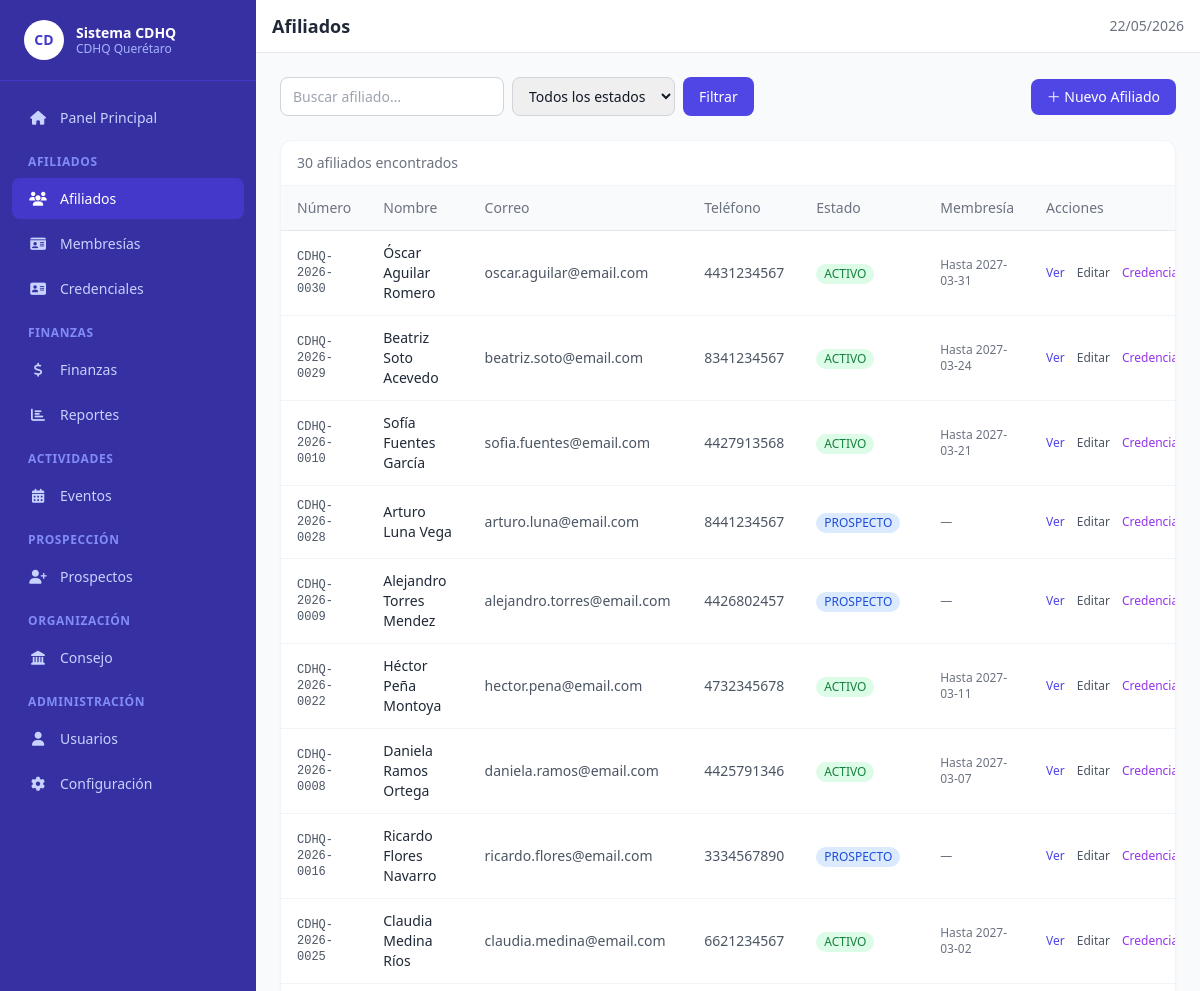
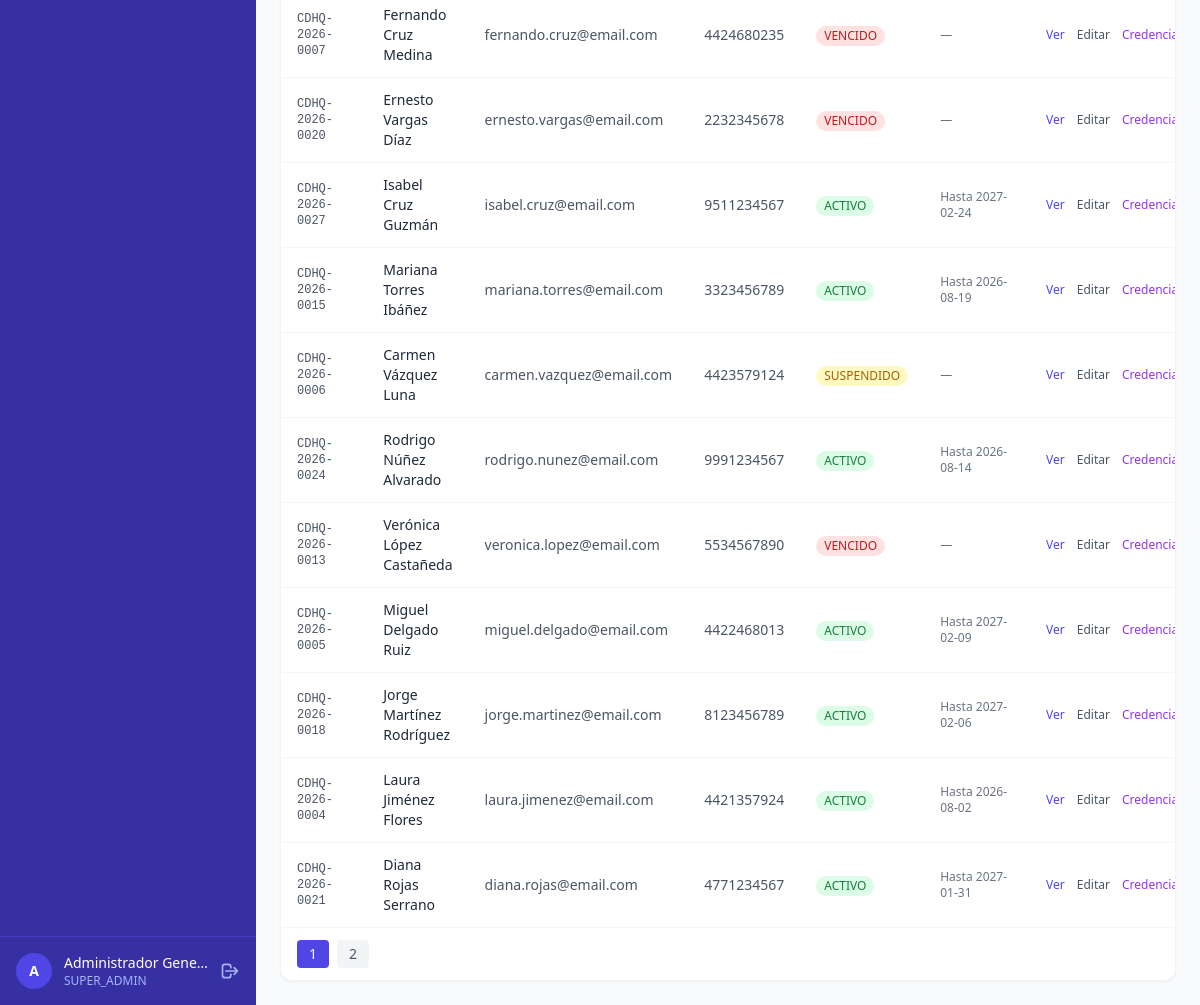
Screenshot of /affiliates (signed in) with the database file from the repository (2 pictures, top to bottom).
### tables this page shows
CREATE TABLE IF NOT EXISTS `affiliates` (
    `id`               INT UNSIGNED AUTO_INCREMENT PRIMARY KEY,
    `affiliate_number` VARCHAR(20)  NOT NULL UNIQUE,
    `user_id`          INT UNSIGNED NULL,
    `first_name`       VARCHAR(80)  NOT NULL,
    `last_name`        VARCHAR(80)  NOT NULL,
    `email`            VARCHAR(160) NULL,
    `phone`            VARCHAR(30)  NULL,
    `address`          VARCHAR(255) NULL,
    `municipio`        VARCHAR(80)  NULL COMMENT 'Municipio de residencia del afiliado',
    `estado_mexico`    VARCHAR(80)  NULL COMMENT 'Estado de la República Mexicana',
    `state`            ENUM('PROSPECTO','ACTIVO','SUSPENDIDO','VENCIDO') NOT NULL DEFAULT 'PROSPECTO',
    `notes`            TEXT NULL,
    `created_at`       DATETIME NOT NULL DEFAULT CURRENT_TIMESTAMP,
    `updated_at`       DATETIME NOT NULL DEFAULT CURRENT_TIMESTAMP ON UPDATE CURRENT_TIMESTAMP,
    CONSTRAINT `fk_affiliate_user` FOREIGN KEY (`user_id`) REFERENCES `users`(`id`) ON DELETE SET NULL
);

### core/Controller.php (called while the page is built, shortened)
<?php
abstract class Controller {
    protected string $viewPath;
    public function __construct() {
        $this->viewPath = VIEWS_PATH;
    }
    protected function view(string $view, array $data = []): void {
        $data['base_url']      = BASE_URL;
        $data['current_user']  = Auth::currentUser();
        $data['app_name']      = APP_NAME;
        extract($data, EXTR_SKIP);
        $viewFile = $this->viewPath . '/' . str_replace('.', '/', $view) . '.php';
        require $viewFile;
    }
}

### app/controllers/AffiliatesController.php (called while the page is built, shortened)
<?php
require_once CORE_PATH . '/Controller.php';
require_once MODELS_PATH . '/Affiliate.php';
class AffiliatesController extends Controller {
    public function index(): void {
        $model  = new Affiliate();
        $search = trim($_GET['search'] ?? '');
        $status = trim($_GET['status'] ?? '');
        $page   = max(1, (int)($_GET['page'] ?? 1));
        $limit  = 20;
        $offset = ($page - 1) * $limit;
        $affiliates = $model->listWithSearch($search, $status, $limit, $offset);
        $total      = $model->countFiltered($search, $status);
        $pages      = ceil($total / $limit);
        $this->view('affiliates/index', [
            'title'      => 'Afiliados',
            'affiliates' => $affiliates,
            'search'     => $search,
            'status'     => $status,
            'page'       => $page,
            'pages'      => $pages,
            'total'      => $total,
        ]);
    }
}

### index.php (called while the page is built, shortened)
<?php
require_once CORE_PATH . '/Database.php';
require_once CORE_PATH . '/Model.php';
require_once CORE_PATH . '/Auth.php';
require_once CORE_PATH . '/Controller.php';
require_once CORE_PATH . '/Router.php';
$router = new Router();
$router->get('login',         'AuthController', 'showLogin');
$router->post('login',        'AuthController', 'login');
$router->get('logout',        'AuthController', 'logout');
$router->get('',              'DashboardController', 'index');
$router->get('dashboard',     'DashboardController', 'index');
$router->get('users',         'UsersController', 'index');
$router->get('users/create',  'UsersController', 'create');
$router->post('users/create', 'UsersController', 'store');
$router->get('users/:id/edit','UsersController', 'edit');
$router->post('users/:id/edit','UsersController','update');
$router->post('users/:id/toggle','UsersController','toggle');
$router->post('users/:id/delete','UsersController','destroy');
$router->get('affiliates',               'AffiliatesController', 'index');
$router->get('affiliates/create',        'AffiliatesController', 'create');
$router->post('affiliates/create',       'AffiliatesController', 'store');
$router->get('affiliates/:id',           'AffiliatesController', 'show');
$router->get('affiliates/:id/edit',      'AffiliatesController', 'edit');
$router->post('affiliates/:id/edit',     'AffiliatesController', 'update');
$router->post('affiliates/:id/status',   'AffiliatesController', 'changeStatus');
$router->get('subscriptions',            'SubscriptionsController', 'index');
$router->get('subscriptions/create',     'SubscriptionsController', 'create');
$router->post('subscriptions/create',    'SubscriptionsController', 'store');
$router->get('financial',                'FinancialController', 'index');
$router->get('financial/create',         'FinancialController', 'create');
$router->post('financial/create',        'FinancialController', 'store');
$router->get('events',                   'EventsController', 'index');
$router->get('events/create',            'EventsController', 'create');
$router->post('events/create',           'EventsController', 'store');
$router->get('events/:id',               'EventsController', 'show');
$router->post('events/:id/register',     'EventsController', 'register');
$router->post('events/:id/status',       'EventsController', 'changeStatus');
$router->get('prospects',                'ProspectsController', 'index');
$router->get('prospects/create',         'ProspectsController', 'create');
$router->post('prospects/create',        'ProspectsController', 'store');
$router->get('prospects/:id/edit',       'ProspectsController', 'edit');
$router->post('prospects/:id/edit',      'ProspectsController', 'update');
$router->post('prospects/:id/note',      'ProspectsController', 'addNote');
$router->post('prospects/:id/convert',   'ProspectsController', 'convert');
$router->get('reports',                  'ReportsController', 'index');
$router->get('credentials/:id',          'CredentialsController', 'show');
$router->get('council',                  'CouncilController', 'index');
$router->get('council/positions',        'CouncilController', 'positions');
$router->post('council/positions/create','CouncilController', 'createPosition');
$router->get('council/assignments',      'CouncilController', 'assignments');
$router->post('council/assignments/create','CouncilController','createAssignment');
$router->get('config',                   'ConfigController', 'index');
$router->post('config',                  'ConfigController', 'update');
$requestUri = parse_url($_SERVER['REQUEST_URI'] ?? '/', PHP_URL_PATH) ?? '/';
$basePath   = rtrim(parse_url(BASE_URL, PHP_URL_PATH) ?? '', '/');
$url        = ltrim(substr($requestUri, strlen($basePath)), '/');
$router->dispatch($url);

### core/Auth.php (called while the page is built, shortened)
<?php
class Auth {
    public static function check(): bool {
        return true;
    }
    public static function hasRole(string ...$roles): bool {
        return in_array($_SESSION['user_role'] ?? '', $roles, true);
    }
}

### core/Database.php (called while the page is built, shortened)
<?php
class Database {
    private static ?Database $instance = null;
    private PDO $pdo;
    private function __construct() {
        $dsn = sprintf(
            'mysql:host=%s;dbname=%s;charset=%s',
            DB_HOST, DB_NAME, DB_CHARSET
        );
        $options = [
            PDO::ATTR_ERRMODE            => PDO::ERRMODE_EXCEPTION,
            PDO::ATTR_DEFAULT_FETCH_MODE => PDO::FETCH_ASSOC,
            PDO::ATTR_EMULATE_PREPARES   => false,
            PDO::MYSQL_ATTR_INIT_COMMAND => "SET NAMES utf8mb4 COLLATE utf8mb4_unicode_ci",
        ];
        $this->pdo = new PDO($dsn, DB_USER, DB_PASS, $options);
    }
    public static function getInstance(): Database {
        if (self::$instance === null) {
            self::$instance = new self();
        }
        return self::$instance;
    }
    public function getConnection(): PDO {
        return $this->pdo;
    }
}

### core/Model.php (called while the page is built, shortened)
<?php
abstract class Model {
    public function __construct() {
        $this->db = Database::getInstance();
    }
}

### app/models/Affiliate.php (called while the page is built, shortened)
<?php
require_once CORE_PATH . '/Model.php';
class Affiliate extends Model {
    public function listWithSearch(string $search = '', string $status = '', int $limit = 50, int $offset = 0): array {
        $sql = "SELECT a.*, u.name AS user_name,
                       (SELECT s.end_date FROM subscriptions s WHERE s.affiliate_id = a.id AND s.status = 'ACTIVA' ORDER BY s.end_date DESC LIMIT 1) AS sub_end
                FROM affiliates a
                LEFT JOIN users u ON u.id = a.user_id
                WHERE 1=1";
        $params = [];
        $sql .= " ORDER BY a.created_at DESC LIMIT :lim OFFSET :off";
        $params[':lim'] = $limit;
        $params[':off'] = $offset;
        $stmt = $this->db->getConnection()->prepare($sql);
        foreach ($params as $k => $v) {
            $type = is_int($v) ? PDO::PARAM_INT : PDO::PARAM_STR;
            $stmt->bindValue($k, $v, $type);
        }
        $stmt->execute();
        return $stmt->fetchAll();
    }
    public function countFiltered(string $search = '', string $status = ''): int {
        $sql = "SELECT COUNT(*) FROM affiliates WHERE 1=1";
        $params = [];
        $stmt = $this->db->getConnection()->prepare($sql);
        $stmt->execute();
        return (int) $stmt->fetchColumn();
    }
}

### app/views/affiliates/index.php (the view, shortened to what this page needs)
<?php require VIEWS_PATH . '/layout/header.php'; ?>
<?php require VIEWS_PATH . '/layout/navbar.php'; ?>
<div class="flex flex-col sm:flex-row items-start sm:items-center justify-between gap-3 mb-6">
    <form method="GET" action="<?= $base_url ?>/affiliates" class="flex flex-wrap gap-2">
        <input type="text" name="search" value="<?= htmlspecialchars($search) ?>"
               placeholder="Buscar afiliado…"
               class="px-3 py-2 border border-gray-300 rounded-lg text-sm focus:ring-2 focus:ring-indigo-500 outline-none w-56">
        <select name="status" class="px-3 py-2 border border-gray-300 rounded-lg text-sm focus:ring-2 focus:ring-indigo-500 outline-none">
            <option value="">Todos los estados</option>
        </select>
        <button type="submit" class="bg-indigo-600 text-white px-4 py-2 rounded-lg text-sm hover:bg-indigo-700 transition-colors">Filtrar</button>
    </form>
    <?php if (Auth::hasRole(ROLE_SUPER_ADMIN, ROLE_ADMIN_MEMBRESIAS)): ?>
    <a href="<?= $base_url ?>/affiliates/create"
       class="inline-flex items-center gap-2 bg-indigo-600 hover:bg-indigo-700 text-white text-sm font-medium px-4 py-2 rounded-lg transition-colors whitespace-nowrap">
        ＋ Nuevo Afiliado
    </a>
    <?php endif; ?>
</div>
<div class="bg-white rounded-xl shadow-sm border border-gray-100 overflow-hidden">
    <div class="px-4 py-3 border-b border-gray-100 text-sm text-gray-500">
        <?= number_format($total) ?> afiliados encontrados
    </div>
    <div class="overflow-x-auto">
    <table class="min-w-full divide-y divide-gray-200 text-sm">
        <thead class="bg-gray-50">
            <tr>
                <th class="px-4 py-3 text-left font-medium text-gray-500">Número</th>
                <th class="px-4 py-3 text-left font-medium text-gray-500">Nombre</th>
                <th class="px-4 py-3 text-left font-medium text-gray-500">Correo</th>
                <th class="px-4 py-3 text-left font-medium text-gray-500">Teléfono</th>
                <th class="px-4 py-3 text-left font-medium text-gray-500">Estado</th>
                <th class="px-4 py-3 text-left font-medium text-gray-500">Membresía</th>
                <th class="px-4 py-3 text-left font-medium text-gray-500">Acciones</th>
            </tr>
        </thead>
        <tbody class="divide-y divide-gray-100">
            <?php foreach ($affiliates as $a): ?>
            <?php
                $stateColors = [
                    'ACTIVO'    => 'bg-green-100 text-green-700',
                    'SUSPENDIDO'=> 'bg-yellow-100 text-yellow-700',
                    'VENCIDO'   => 'bg-red-100 text-red-700',
                    'PROSPECTO' => 'bg-blue-100 text-blue-700',
                ];
                $sc = $stateColors[$a['state']] ?? 'bg-gray-100 text-gray-600';
            ?>
            <tr class="hover:bg-gray-50">
                <td class="px-4 py-3 font-mono text-xs text-gray-600"><?= htmlspecialchars($a['affiliate_number']) ?></td>
                <td class="px-4 py-3 font-medium text-gray-800">
                    <a href="<?= $base_url ?>/affiliates/<?= $a['id'] ?>" class="hover:text-indigo-600">
                        <?= htmlspecialchars($a['first_name'] . ' ' . $a['last_name']) ?>
                    </a>
                </td>
                <td class="px-4 py-3 text-gray-600"><?= htmlspecialchars($a['email'] ?? '') ?></td>
                <td class="px-4 py-3 text-gray-600"><?= htmlspecialchars($a['phone'] ?? '') ?></td>
                <td class="px-4 py-3">
                    <span class="inline-block text-xs px-2 py-0.5 rounded-full font-medium <?= $sc ?>">
                        <?= htmlspecialchars($a['state']) ?>
                    </span>
                </td>
                <td class="px-4 py-3 text-xs text-gray-500">
                    <?= $a['sub_end'] ? 'Hasta ' . htmlspecialchars($a['sub_end']) : '—' ?>
                </td>
                <td class="px-4 py-3">
                    <div class="flex items-center gap-3">
                        <a href="<?= $base_url ?>/affiliates/<?= $a['id'] ?>" class="text-indigo-600 hover:text-indigo-800 text-xs font-medium">Ver</a>
                        <?php if (Auth::hasRole(ROLE_SUPER_ADMIN, ROLE_ADMIN_MEMBRESIAS)): ?>
                        <a href="<?= $base_url ?>/affiliates/<?= $a['id'] ?>/edit" class="text-gray-600 hover:text-gray-800 text-xs font-medium">Editar</a>
                        <?php endif; ?>
                        <a href="<?= $base_url ?>/credentials/<?= $a['id'] ?>" class="text-purple-600 hover:text-purple-800 text-xs font-medium">Credencial</a>
                    </div>
                </td>
            </tr>
            <?php endforeach; ?>
        </tbody>
    </table>
    </div>
    <?php if ($pages > 1): ?>
    <div class="px-4 py-3 border-t border-gray-100 flex items-center gap-2 flex-wrap">
        <?php for ($p = 1; $p <= $pages; $p++): ?>
        <a href="<?= $base_url ?>/affiliates?page=<?= $p ?>&search=<?= urlencode($search) ?>&status=<?= urlencode($status) ?>"
           class="px-3 py-1 rounded text-sm <?= $p === $page ? 'bg-indigo-600 text-white' : 'bg-gray-100 text-gray-600 hover:bg-gray-200' ?>">
            <?= $p ?>
        </a>
        <?php endfor; ?>
    </div>
    <?php endif; ?>
</div>
<?php require VIEWS_PATH . '/layout/footer.php'; ?>

### core/Router.php (shortened to what this page needs)
<?php
class Router {
    private array $routes = [];
    public function add(string $method, string $pattern, string $controller, string $action): void {
        $this->routes[] = compact('method', 'pattern', 'controller', 'action');
    }
    public function dispatch(string $url): void {
        $requestMethod = $_SERVER['REQUEST_METHOD'] ?? 'GET';
        $url = trim($url, '/');
        foreach ($this->routes as $route) {
            if (strtoupper($route['method']) !== strtoupper($requestMethod)) {
                continue;
            }
            $pattern = $this->buildPattern($route['pattern']);
            if (preg_match($pattern, $url, $matches)) {
                array_shift($matches);
                $params = array_values(array_filter($matches, 'is_int', ARRAY_FILTER_USE_KEY));
                $this->invoke($route['controller'], $route['action'], $params);
                return;
            }
        }
    }
    private function buildPattern(string $pattern): string {
        $pattern = trim($pattern, '/');
        $pattern = preg_replace('/:([a-zA-Z_]+)/', '(?P<$1>[^/]+)', $pattern);
        return '#^' . $pattern . '$#';
    }
    private function invoke(string $controllerName, string $action, array $params): void {
        $controller = new $controllerName();
        call_user_func_array([$controller, $action], $params);
    }
}

### rows the page displays
affiliates: affiliate_number "CDHQ-2026-0030", first_name+last_name "Óscar Aguilar Romero", email "oscar.aguilar@email.com", phone "4431234567", state "ACTIVO", sub_end "2027-03-31"
affiliates: affiliate_number "CDHQ-2026-0029", first_name+last_name "Beatriz Soto Acevedo", email "beatriz.soto@email.com", phone "8341234567", state "ACTIVO", sub_end "2027-03-24"
affiliates: affiliate_number "CDHQ-2026-0010", first_name+last_name "Sofía Fuentes García", email "sofia.fuentes@email.com", phone "4427913568", state "ACTIVO", sub_end "2027-03-21"
affiliates: affiliate_number "CDHQ-2026-0028", first_name+last_name "Arturo Luna Vega", email "arturo.luna@email.com", phone "8441234567", state "PROSPECTO"
affiliates: affiliate_number "CDHQ-2026-0009", first_name+last_name "Alejandro Torres Mendez", email "alejandro.torres@email.com", phone "4426802457", state "PROSPECTO"
affiliates: affiliate_number "CDHQ-2026-0022", first_name+last_name "Héctor Peña Montoya", email "hector.pena@email.com", phone "4732345678", state "ACTIVO", sub_end "2027-03-11"
affiliates: affiliate_number "CDHQ-2026-0008", first_name+last_name "Daniela Ramos Ortega", email "daniela.ramos@email.com", phone "4425791346", state "ACTIVO", sub_end "2027-03-07"
affiliates: affiliate_number "CDHQ-2026-0016", first_name+last_name "Ricardo Flores Navarro", email "ricardo.flores@email.com", phone "3334567890", state "PROSPECTO"
affiliates: affiliate_number "CDHQ-2026-0025", first_name+last_name "Claudia Medina Ríos", email "claudia.medina@email.com", phone "6621234567", state "ACTIVO", sub_end "2027-03-02"
affiliates: affiliate_number "CDHQ-2026-0007", first_name+last_name "Fernando Cruz Medina", email "fernando.cruz@email.com", phone "4424680235", state "VENCIDO"
affiliates: affiliate_number "CDHQ-2026-0020", first_name+last_name "Ernesto Vargas Díaz", email "ernesto.vargas@email.com", phone "2232345678", state "VENCIDO"
affiliates: affiliate_number "CDHQ-2026-0027", first_name+last_name "Isabel Cruz Guzmán", email "isabel.cruz@email.com", phone "9511234567", state "ACTIVO", sub_end "2027-02-24"
affiliates: affiliate_number "CDHQ-2026-0015", first_name+last_name "Mariana Torres Ibáñez", email "mariana.torres@email.com", phone "3323456789", state "ACTIVO", sub_end "2026-08-19"
affiliates: affiliate_number "CDHQ-2026-0006", first_name+last_name "Carmen Vázquez Luna", email "carmen.vazquez@email.com", phone "4423579124", state "SUSPENDIDO"
affiliates: affiliate_number "CDHQ-2026-0024", first_name+last_name "Rodrigo Núñez Alvarado", email "rodrigo.nunez@email.com", phone "9991234567", state "ACTIVO", sub_end "2026-08-14"
affiliates: affiliate_number "CDHQ-2026-0013", first_name+last_name "Verónica López Castañeda", email "veronica.lopez@email.com", phone "5534567890", state "VENCIDO"
affiliates: affiliate_number "CDHQ-2026-0005", first_name+last_name "Miguel Delgado Ruiz", email "miguel.delgado@email.com", phone "4422468013", state "ACTIVO", sub_end "2027-02-09"
affiliates: affiliate_number "CDHQ-2026-0018", first_name+last_name "Jorge Martínez Rodríguez", email "jorge.martinez@email.com", phone "8123456789", state "ACTIVO", sub_end "2027-02-06"
affiliates: affiliate_number "CDHQ-2026-0004", first_name+last_name "Laura Jiménez Flores", email "laura.jimenez@email.com", phone "4421357924", state "ACTIVO", sub_end "2026-08-02"
affiliates: affiliate_number "CDHQ-2026-0021", first_name+last_name "Diana Rojas Serrano", email "diana.rojas@email.com", phone "4771234567", state "ACTIVO", sub_end "2027-01-31"

### other values shown
$label "Panel Principal Afiliados Membresías Credenciales Finanzas Reportes Eventos Prospectos Consejo Usuarios Configuración"
$total "30"
